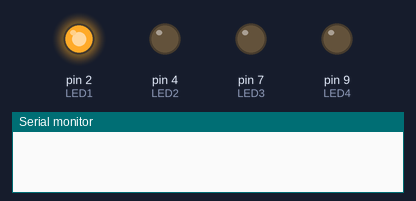
Simulated run of this sketch. Board: Arduino Uno, built with avr-gcc and run on an emulated ATmega328P. Shown: output pins drawn as LEDs (lit = HIGH), the last lines printed to the serial monitor.

Above: at 0.05 s.
At 0.65 s:
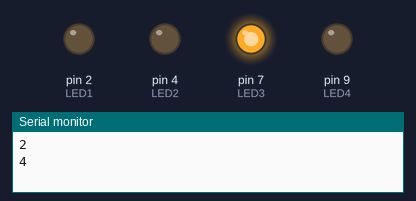
At 1.35 s:
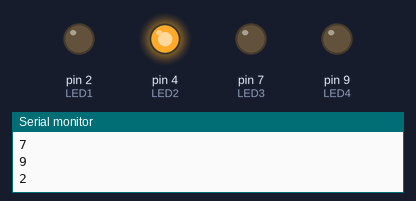
At 1.95 s:
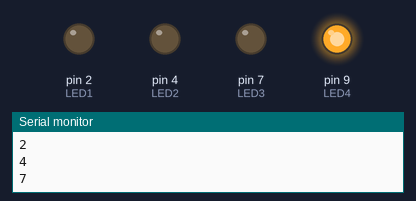
At 2.8 s:
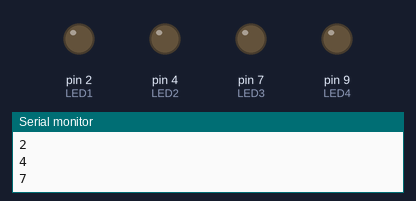
Timing chart, 0 to 3.1 s (numbered marks = the images above):
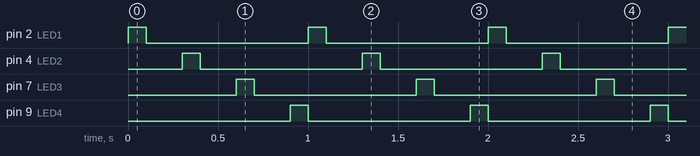

Measured:
- by itself, pin 2 (LED1), pin 4 (LED2), pin 7 (LED3), pin 9 (LED4): alternates HIGH for 0.10 s and LOW for 0.90 s, 100 changes in all, then stays LOW

The sketch:

piscando_em_sequencai.ino
```cpp
// Projeto - Piscando Leds em Sequencia

int LED1 =2;
int LED2=4;
int LED3 =7;
int LED4 =9;

int num_vezes = 1;
int i = 1;

void acenderLed(int num_led){
  digitalWrite(num_led,HIGH);
  delay(100);
  digitalWrite(num_led,LOW);
  Serial.println(num_led);

}

void setup() {
    // put your setup code here, to run once:
  pinMode(LED1,OUTPUT);
  pinMode(LED2,OUTPUT);
  pinMode(LED3,OUTPUT);
  pinMode(LED4,OUTPUT);

  Serial.begin(9600);


}

void loop() {
  // put your main code here, to run repeatedly:

  while(num_vezes <=50){

    acenderLed(LED1);
    delay(200);

    acenderLed(LED2);
    delay(200);

    acenderLed(LED3);
    delay(200);

    acenderLed(LED4);
    num_vezes++;

  }

}
```
